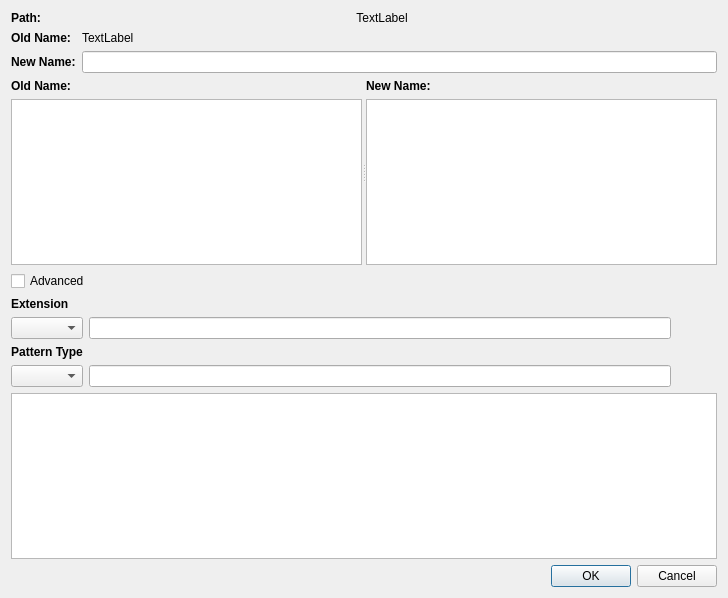
<?xml version="1.0" encoding="UTF-8"?>
<ui version="4.0">
 <class>RenameDialog</class>
 <widget class="QDialog" name="RenameDialog">
  <property name="geometry">
   <rect>
    <x>0</x>
    <y>0</y>
    <width>728</width>
    <height>598</height>
   </rect>
  </property>
  <property name="windowTitle">
   <string>Dialog</string>
  </property>
  <layout class="QVBoxLayout" name="verticalLayout_5">
   <item>
    <layout class="QHBoxLayout" name="horizontalLayout">
     <item>
      <widget class="QLabel" name="label_7">
       <property name="sizePolicy">
        <sizepolicy hsizetype="Fixed" vsizetype="Fixed">
         <horstretch>0</horstretch>
         <verstretch>0</verstretch>
        </sizepolicy>
       </property>
       <property name="font">
        <font>
         <weight>75</weight>
         <bold>true</bold>
        </font>
       </property>
       <property name="text">
        <string>Path:</string>
       </property>
      </widget>
     </item>
     <item>
      <widget class="QLabel" name="filePath">
       <property name="text">
        <string>TextLabel</string>
       </property>
       <property name="alignment">
        <set>Qt::AlignCenter</set>
       </property>
      </widget>
     </item>
    </layout>
   </item>
   <item>
    <widget class="QFrame" name="singleFileFrame">
     <property name="sizePolicy">
      <sizepolicy hsizetype="Preferred" vsizetype="Fixed">
       <horstretch>0</horstretch>
       <verstretch>0</verstretch>
      </sizepolicy>
     </property>
     <layout class="QFormLayout" name="formLayout">
      <property name="leftMargin">
       <number>0</number>
      </property>
      <property name="topMargin">
       <number>0</number>
      </property>
      <property name="rightMargin">
       <number>0</number>
      </property>
      <property name="bottomMargin">
       <number>0</number>
      </property>
      <item row="1" column="0">
       <widget class="QLabel" name="label_3">
        <property name="font">
         <font>
          <weight>75</weight>
          <bold>true</bold>
         </font>
        </property>
        <property name="text">
         <string>New Name:</string>
        </property>
       </widget>
      </item>
      <item row="1" column="1">
       <widget class="QLineEdit" name="newNameLineEdit"/>
      </item>
      <item row="0" column="0">
       <widget class="QLabel" name="label_4">
        <property name="font">
         <font>
          <weight>75</weight>
          <bold>true</bold>
         </font>
        </property>
        <property name="text">
         <string>Old Name:</string>
        </property>
       </widget>
      </item>
      <item row="0" column="1">
       <widget class="QLabel" name="oldNameLabel">
        <property name="text">
         <string>TextLabel</string>
        </property>
       </widget>
      </item>
     </layout>
    </widget>
   </item>
   <item>
    <widget class="QFrame" name="multipleFileFrame">
     <layout class="QVBoxLayout" name="verticalLayout">
      <property name="leftMargin">
       <number>0</number>
      </property>
      <property name="topMargin">
       <number>0</number>
      </property>
      <property name="rightMargin">
       <number>0</number>
      </property>
      <property name="bottomMargin">
       <number>0</number>
      </property>
      <item>
       <widget class="QSplitter" name="splitter">
        <property name="orientation">
         <enum>Qt::Horizontal</enum>
        </property>
        <widget class="QWidget" name="verticalLayoutWidget">
         <layout class="QVBoxLayout" name="verticalLayout_3">
          <item>
           <widget class="QLabel" name="label_5">
            <property name="font">
             <font>
              <weight>75</weight>
              <bold>true</bold>
             </font>
            </property>
            <property name="text">
             <string>Old Name:</string>
            </property>
           </widget>
          </item>
          <item>
           <widget class="QListWidget" name="oldList"/>
          </item>
         </layout>
        </widget>
        <widget class="QWidget" name="verticalLayoutWidget_2">
         <layout class="QVBoxLayout" name="verticalLayout_4">
          <item>
           <widget class="QLabel" name="label_6">
            <property name="font">
             <font>
              <weight>75</weight>
              <bold>true</bold>
             </font>
            </property>
            <property name="text">
             <string>New Name:</string>
            </property>
           </widget>
          </item>
          <item>
           <widget class="QListWidget" name="newList"/>
          </item>
         </layout>
        </widget>
       </widget>
      </item>
     </layout>
    </widget>
   </item>
   <item>
    <widget class="QCheckBox" name="advancedCheckBox">
     <property name="text">
      <string>Advanced</string>
     </property>
    </widget>
   </item>
   <item>
    <widget class="QFrame" name="advancedOptionsFrame">
     <layout class="QVBoxLayout" name="verticalLayout_2">
      <property name="leftMargin">
       <number>0</number>
      </property>
      <property name="topMargin">
       <number>0</number>
      </property>
      <property name="rightMargin">
       <number>0</number>
      </property>
      <property name="bottomMargin">
       <number>0</number>
      </property>
      <item>
       <layout class="QGridLayout" name="gridLayout">
        <item row="2" column="0">
         <widget class="QLabel" name="label">
          <property name="sizePolicy">
           <sizepolicy hsizetype="Preferred" vsizetype="Fixed">
            <horstretch>0</horstretch>
            <verstretch>0</verstretch>
           </sizepolicy>
          </property>
          <property name="font">
           <font>
            <weight>75</weight>
            <bold>true</bold>
           </font>
          </property>
          <property name="text">
           <string>Pattern Type</string>
          </property>
          <property name="alignment">
           <set>Qt::AlignCenter</set>
          </property>
         </widget>
        </item>
        <item row="3" column="0">
         <widget class="QComboBox" name="patternTypeComboBox"/>
        </item>
        <item row="0" column="0">
         <widget class="QLabel" name="label_2">
          <property name="font">
           <font>
            <weight>75</weight>
            <bold>true</bold>
           </font>
          </property>
          <property name="text">
           <string>Extension</string>
          </property>
         </widget>
        </item>
        <item row="2" column="1">
         <widget class="QLabel" name="patternValueDesc">
          <property name="sizePolicy">
           <sizepolicy hsizetype="Preferred" vsizetype="Fixed">
            <horstretch>0</horstretch>
            <verstretch>0</verstretch>
           </sizepolicy>
          </property>
          <property name="alignment">
           <set>Qt::AlignCenter</set>
          </property>
         </widget>
        </item>
        <item row="3" column="1">
         <widget class="QLineEdit" name="patternValue"/>
        </item>
        <item row="1" column="0">
         <widget class="QComboBox" name="fileExtensionComboBox"/>
        </item>
        <item row="1" column="1">
         <widget class="QLineEdit" name="fileExtensionEdit"/>
        </item>
        <item row="3" column="2">
         <widget class="QPushButton" name="addPatternButton">
          <property name="icon">
           <iconset resource="FileManager.qrc">
            <normaloff>:/images/add.png</normaloff>:/images/add.png</iconset>
          </property>
          <property name="flat">
           <bool>true</bool>
          </property>
         </widget>
        </item>
       </layout>
      </item>
      <item>
       <widget class="QListWidget" name="patternList"/>
      </item>
     </layout>
    </widget>
   </item>
   <item>
    <widget class="QDialogButtonBox" name="buttonBox">
     <property name="orientation">
      <enum>Qt::Horizontal</enum>
     </property>
     <property name="standardButtons">
      <set>QDialogButtonBox::Cancel|QDialogButtonBox::Ok</set>
     </property>
    </widget>
   </item>
  </layout>
  <action name="actionRemovePattern">
   <property name="text">
    <string>RemovePattern</string>
   </property>
  </action>
 </widget>
 <resources>
  <include location="FileManager.qrc"/>
 </resources>
 <connections>
  <connection>
   <sender>buttonBox</sender>
   <signal>accepted()</signal>
   <receiver>RenameDialog</receiver>
   <slot>accept()</slot>
   <hints>
    <hint type="sourcelabel">
     <x>248</x>
     <y>254</y>
    </hint>
    <hint type="destinationlabel">
     <x>157</x>
     <y>274</y>
    </hint>
   </hints>
  </connection>
  <connection>
   <sender>buttonBox</sender>
   <signal>rejected()</signal>
   <receiver>RenameDialog</receiver>
   <slot>reject()</slot>
   <hints>
    <hint type="sourcelabel">
     <x>316</x>
     <y>260</y>
    </hint>
    <hint type="destinationlabel">
     <x>286</x>
     <y>274</y>
    </hint>
   </hints>
  </connection>
 </connections>
</ui>
